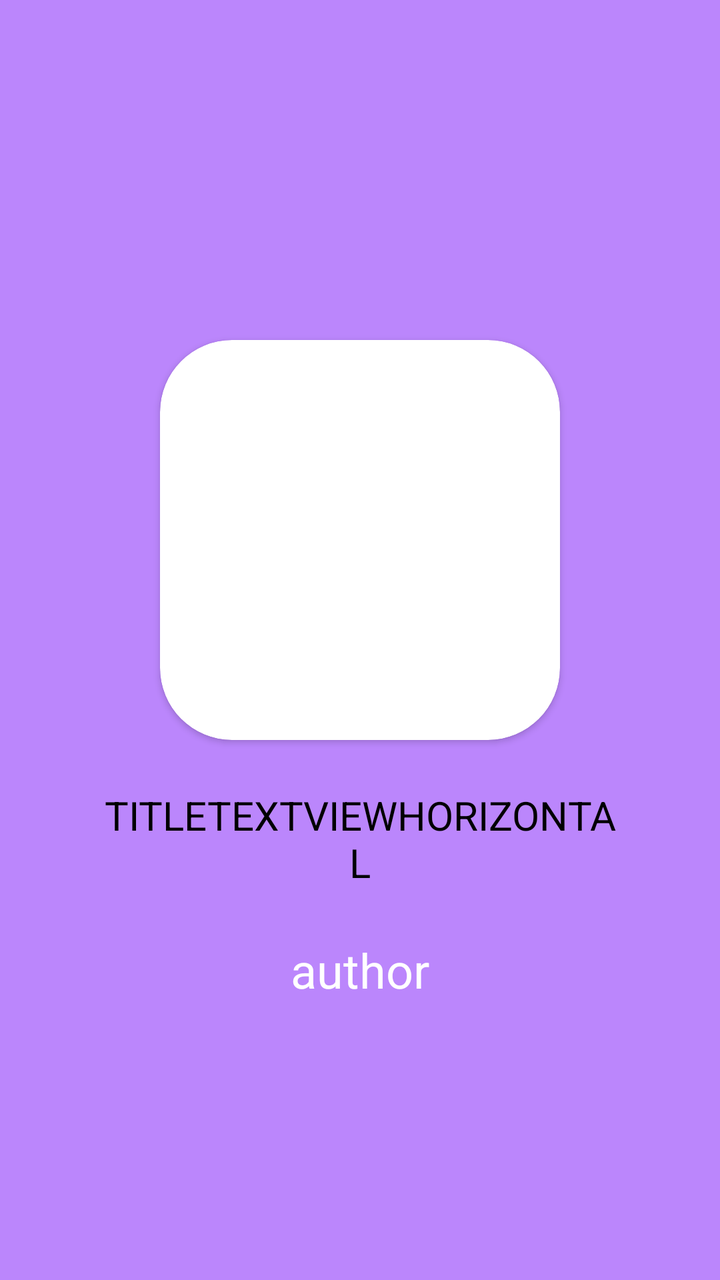
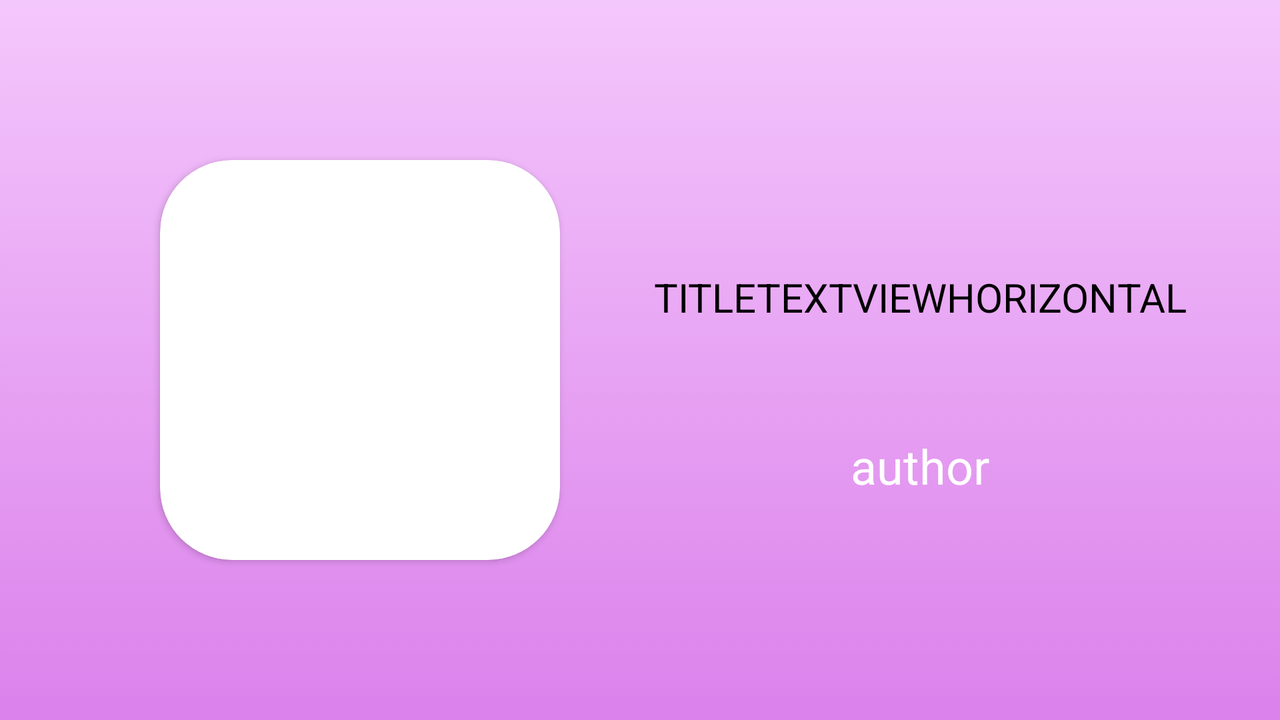

One screen, two layout resources from the same app: the default and the repository's alternative for another configuration. Each is rendered where Android would select it; the XML of both is given below.
<!-- AndroidManifest.xml: application theme Theme.MediaPlayerTest -->
<!-- res/layout/composition_item_horizontal.xml -->
<?xml version="1.0" encoding="utf-8"?>
<androidx.constraintlayout.widget.ConstraintLayout
    xmlns:android="http://schemas.android.com/apk/res/android"
    xmlns:app="http://schemas.android.com/apk/res-auto"
    xmlns:tools="http://schemas.android.com/tools"
    android:id="@+id/singleElementLayout"
    android:layout_width="match_parent"
    android:layout_height="match_parent"
    android:background="@color/purple_200"
    android:gravity="center"
    android:orientation="vertical">

    <androidx.cardview.widget.CardView
        android:id="@+id/coverCardViewHorizontal"
        android:layout_width="200dp"
        android:layout_height="200dp"
        android:layout_marginBottom="100dp"
        app:cardCornerRadius="36dp"
        app:layout_constraintBottom_toBottomOf="parent"
        app:layout_constraintEnd_toEndOf="parent"
        app:layout_constraintStart_toStartOf="parent"
        app:layout_constraintTop_toTopOf="parent">

        <ImageView
            android:id="@+id/coverImageViewHorizontal"
            android:layout_width="match_parent"
            android:layout_height="match_parent"
            android:adjustViewBounds="true"
            android:scaleType = "fitCenter" />
    </androidx.cardview.widget.CardView>

    <TextView
        android:id="@+id/titleTextViewHorizontal"
        android:layout_width="0dp"
        android:layout_marginStart="48dp"
        android:layout_marginEnd="48dp"
        android:layout_height="wrap_content"
        android:layout_marginTop="24dp"
        android:gravity="center"
        android:textAllCaps="true"
        android:textSize="20sp"
        android:textColor="@color/black"
        app:layout_constraintEnd_toEndOf="parent"
        app:layout_constraintStart_toStartOf="parent"
        app:layout_constraintTop_toBottomOf="@+id/coverCardViewHorizontal"
        tools:text="titleTextViewHorizontal" />

    <TextView
        android:id="@+id/authorTextViewHorizontal"
        android:layout_width="wrap_content"
        android:layout_height="wrap_content"
        android:layout_marginTop="24dp"
        android:textColor="@color/white"
        android:textSize="24sp"
        app:layout_constraintEnd_toEndOf="parent"
        app:layout_constraintStart_toStartOf="parent"
        app:layout_constraintTop_toBottomOf="@+id/titleTextViewHorizontal"
        tools:text="author" />
</androidx.constraintlayout.widget.ConstraintLayout>
<!-- resources referenced by this layout -->
<resources>
  <color name="black">#FF000000</color>
  <color name="purple_200">#FFBB86FC</color>
  <color name="white">#FFFFFFFF</color>
  <style name="Theme.MediaPlayerTest" parent="Theme.MaterialComponents.DayNight.DarkActionBar">
          
          <item name="colorPrimary">@color/dark_grey</item>
          <item name="colorPrimaryVariant">@color/black</item>
          <item name="colorOnPrimary">@color/white</item>
          
          <item name="colorSecondary">@color/teal_200</item>
          <item name="colorSecondaryVariant">@color/teal_700</item>
          <item name="colorOnSecondary">@color/black</item>
          
          <item name="android:statusBarColor" tools:targetApi="l">?attr/colorPrimaryVariant</item>
          
      </style>
  <color name="dark_grey">#474747</color>
  <color name="teal_200">#FF03DAC5</color>
  <color name="teal_700">#FF018786</color>
</resources>
<!-- res/layout-land/composition_item_horizontal.xml (the repository's variant of the layout above) -->
<!-- drawn on the phone turned sideways -->
<androidx.constraintlayout.widget.ConstraintLayout xmlns:android="http://schemas.android.com/apk/res/android"
    xmlns:app="http://schemas.android.com/apk/res-auto"
    xmlns:tools="http://schemas.android.com/tools"
    android:id="@+id/singleElementLayout"
    android:layout_width="match_parent"
    android:layout_height="match_parent"
    android:background="@drawable/gradient_backgraund"
    android:gravity="center"
    android:orientation="vertical">

    <androidx.cardview.widget.CardView
        android:id="@+id/coverCardViewHorizontal"
        android:layout_width="200dp"
        android:layout_height="200dp"
        android:layout_margin="80dp"
        app:cardCornerRadius="36dp"
        app:layout_constraintBottom_toBottomOf="parent"
        app:layout_constraintHorizontal_chainStyle="packed"
        app:layout_constraintStart_toStartOf="parent"
        app:layout_constraintTop_toTopOf="parent">

        <ImageView
            android:id="@+id/coverImageViewHorizontal"
            android:layout_width="match_parent"
            android:layout_height="match_parent"
            android:adjustViewBounds="true"
            android:scaleType="fitCenter" />
    </androidx.cardview.widget.CardView>

    <TextView
        android:id="@+id/titleTextViewHorizontal"
        android:layout_width="0dp"
        android:layout_height="wrap_content"
        android:layout_marginStart="40dp"
        android:layout_marginTop="24dp"
        android:layout_marginEnd="40dp"
        android:gravity="center"
        android:textAllCaps="true"
        android:textColor="@color/black"
        android:textSize="20sp"
        app:layout_constraintBottom_toTopOf="@id/authorTextViewHorizontal"
        app:layout_constraintEnd_toEndOf="parent"
        app:layout_constraintStart_toEndOf="@+id/coverCardViewHorizontal"
        app:layout_constraintTop_toTopOf="@+id/coverCardViewHorizontal"
        tools:text="titleTextViewHorizontal" />

    <TextView
        android:id="@+id/authorTextViewHorizontal"
        android:layout_width="wrap_content"
        android:layout_height="wrap_content"
        android:layout_marginStart="40dp"
        android:layout_marginTop="24dp"
        android:layout_marginEnd="40dp"
        android:textColor="@color/white"
        android:textSize="24sp"
        app:layout_constraintBottom_toBottomOf="@+id/coverCardViewHorizontal"
        app:layout_constraintEnd_toEndOf="parent"
        app:layout_constraintStart_toEndOf="@+id/coverCardViewHorizontal"
        app:layout_constraintTop_toBottomOf="@+id/titleTextViewHorizontal"
        tools:text="author" />
</androidx.constraintlayout.widget.ConstraintLayout>
<!-- resources referenced by the variant -->
<!-- as the phone turned sideways resolves them -->
<resources>
  <color name="black">#FF000000</color>
  <color name="white">#FFFFFFFF</color>
  <!-- drawable gradient_backgraund (drawable) -->
  <?xml version="1.0" encoding="utf-8"?>
  <selector xmlns:android="http://schemas.android.com/apk/res/android">
      <item>
          <shape>
              <gradient
                  android:angle="90"
                  android:startColor="@color/purple"
                  android:endColor="@color/light_purple"
                  android:type="linear" />
          </shape>
      </item>
  </selector>
  <style name="Theme.MediaPlayerTest" parent="Theme.MaterialComponents.DayNight.DarkActionBar">
          
          <item name="colorPrimary">@color/dark_grey</item>
          <item name="colorPrimaryVariant">@color/black</item>
          <item name="colorOnPrimary">@color/white</item>
          
          <item name="colorSecondary">@color/teal_200</item>
          <item name="colorSecondaryVariant">@color/teal_700</item>
          <item name="colorOnSecondary">@color/black</item>
          
          <item name="android:statusBarColor" tools:targetApi="l">?attr/colorPrimaryVariant</item>
          
      </style>
  <color name="purple">#db81eb</color>
  <color name="light_purple">#f4c7fc</color>
  <color name="dark_grey">#474747</color>
  <color name="teal_200">#FF03DAC5</color>
  <color name="teal_700">#FF018786</color>
</resources>
